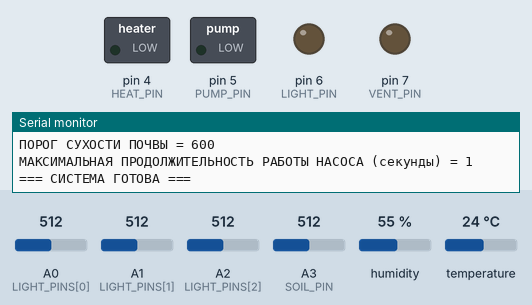
The sketch below on a simulated Arduino Uno, built with avr-gcc and run on an emulated ATmega328P. On the bench: switched loads named in the sketch (green lamp = pin HIGH), output pins drawn as LEDs (lit = HIGH), the last lines printed to the serial monitor. The inputs (shaded band) are chosen by the test bench; at power-on: humidity 55 %, A3 (SOIL_PIN) = 512, temperature 24 °C, A0 (LIGHT_PINS[0]) = 512, A1 (LIGHT_PINS[1]) = 512, A2 (LIGHT_PINS[2]) = 512.

Above: at 1.3 s.
1.4 s: humidity set to 74 %
6.6 s: humidity set to 77 %
At 8.9 s:
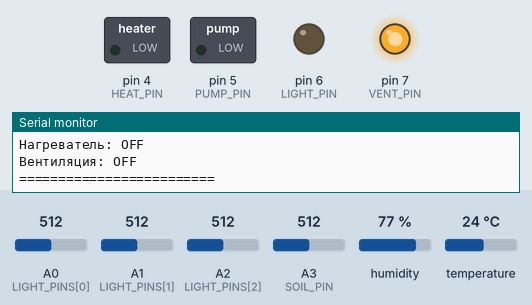
11.5 s: A3 (SOIL_PIN) set to 716
At 13.1 s:
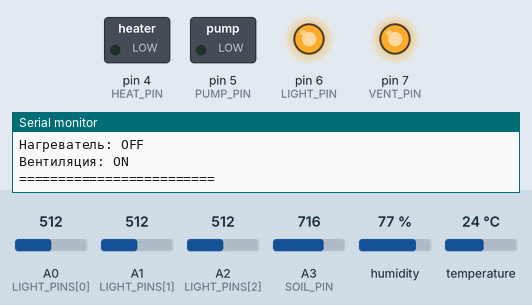
14.0 s: temperature set to 21 °C
20.1 s: temperature set to 18 °C
At 21.6 s:
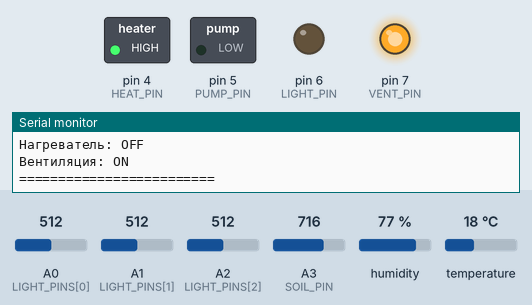
25.0 s: temperature set to 20 °C
31.1 s: temperature set to 23 °C
At 45.2 s:
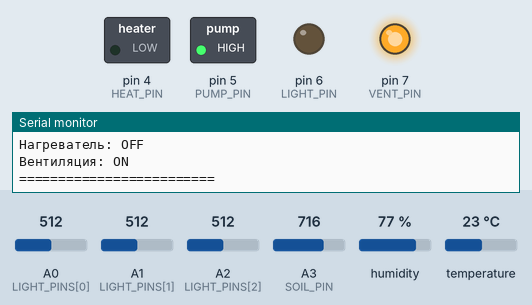
Timing chart, 0 to 68.5 s (numbered marks = the images above; inputs shaded):
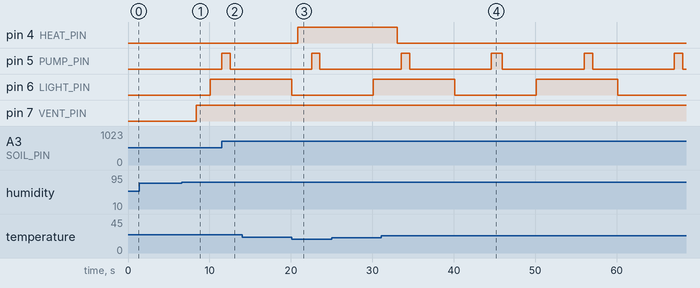

The sketch:

teplitsa.ino
```cpp
#include <DHT.h>


#define PUMP_PIN 5
#define LIGHT_PIN 6
#define HEAT_PIN 4
#define VENT_PIN 7

#define TEMP_AND_HUMID_PIN 12
#define DHT_TYPE DHT11
#define SOIL_PIN A3

const uint8_t LIGHT_PINS[] = { A0, A1, A2 };
const uint8_t LIGHT_COUNT = sizeof(LIGHT_PINS) / sizeof(LIGHT_PINS[0]);

const bool RELAY_ACTIVE_LOW = false;

const int LIGHT_ON_THRESHOLD  = 300;
const int LIGHT_OFF_THRESHOLD = 360;

const unsigned long LAMP_MIN_CHANGE_MS = 2000UL;

const float TEMP_ON_BELOW = 20.0;
const float TEMP_OFF_ABOVE = 22.0;

const int HUMIDITY_ON_ABOVE = 75;
const int HUMIDITY_OFF_BELOW = 60;

const int SOIL_DRY_THRESHOLD = 600;
const int SOIL_WET_THRESHOLD = 450;

const unsigned long PUMP_MAX_DURATION = 1000UL;
const unsigned long PUMP_MIN_INTERVAL = 10UL * 1000UL;

const unsigned long VENT_SCHEDULE_INTERVAL = 3600UL * 1000UL;
const unsigned long VENT_SCHEDULE_DURATION = 60UL * 1000UL;

const unsigned long DAY_DURATION_MS = 10UL * 1000UL;
const unsigned long NIGHT_DURATION_MS = 10UL * 1000UL;

const unsigned long SERIAL_INTERVAL = 5000UL;


DHT dht(TEMP_AND_HUMID_PIN, DHT_TYPE);


unsigned long now_ms = 0;
unsigned long last_serial_ms = 0;

unsigned long cycle_start_ms = 0;
bool isNight = false;

unsigned long last_vent_ms = 0;
bool vent_timer_active = false;
unsigned long vent_timer_start = 0;

bool pump_state = false;
unsigned long pump_start_ms = 0;
unsigned long pump_last_end_ms = 0;

float air_temp = NAN;
float air_hum = NAN;
int light_values[LIGHT_COUNT];
int soil_value = 0;

bool lamp_state = false;
unsigned long lamp_last_change_ms = 0;

void writeOutput(uint8_t pin, bool on) {
    if (RELAY_ACTIVE_LOW) {
        digitalWrite(pin, on ? LOW : HIGH);
    }
    else {
        digitalWrite(pin, on ? HIGH : LOW);
    }
}

void readSensors() {
  float h = dht.readHumidity();
  float t = dht.readTemperature();

  if (!isnan(h) && !isnan(t)) { air_hum = h; air_temp = t; }

  for (uint8_t i = 0; i < LIGHT_COUNT; ++i) light_values[i] = analogRead(LIGHT_PINS[i]);

  soil_value = analogRead(SOIL_PIN);
}


void updateDayNight() {
    unsigned long elapsed = now_ms - cycle_start_ms;
    if (elapsed < DAY_DURATION_MS) {
        isNight = false;
    }
    else if (elapsed < DAY_DURATION_MS + NIGHT_DURATION_MS) {
        isNight = true;
    }
    else {
        cycle_start_ms = now_ms;
        isNight = false;
    }
}

bool decideLampDesired(bool isNightLocal) {
  if (isNightLocal) {
    return true;
  }
  long sum = 0;
  for (uint8_t i = 0; i < LIGHT_COUNT; ++i) sum += light_values[i];
  int avg = LIGHT_COUNT ? (sum / LIGHT_COUNT) : 1023;

  if (lamp_state) {
    return !(avg > LIGHT_OFF_THRESHOLD);
  } else {
    return (avg < LIGHT_ON_THRESHOLD);
  }
}

bool decideHeaterOn() {
    if (isnan(air_temp)) return false;
    static bool last_state = false;
    if (air_temp < TEMP_ON_BELOW) last_state = true;
    else if (air_temp >= TEMP_OFF_ABOVE) last_state = false;
    return last_state;
}

bool decideVentOn(bool heater_on, bool pump_on_flag) {
    static bool last_state = false;
    if (!isnan(air_hum)) {
        if (air_hum > HUMIDITY_ON_ABOVE) last_state = true;
        else if (air_hum <= HUMIDITY_OFF_BELOW) last_state = false;
    }
    if (heater_on || pump_on_flag) last_state = true;
    if (vent_timer_active) {
        last_state = true;
    }
    return last_state;
}

void updateVentSchedule() {
    if (!vent_timer_active && (now_ms - last_vent_ms >= VENT_SCHEDULE_INTERVAL)) {
        vent_timer_active = true;
        vent_timer_start = now_ms;
        last_vent_ms = now_ms;
    }
    if (vent_timer_active && (now_ms - vent_timer_start >= VENT_SCHEDULE_DURATION)) {
        vent_timer_active = false;
    }
}

void updatePumpControl() {
    static bool soil_was_dry = false;
    if (soil_value > SOIL_DRY_THRESHOLD) soil_was_dry = true;
    else if (soil_value <= SOIL_WET_THRESHOLD) soil_was_dry = false;

    bool ready_for_new_watering = (now_ms - pump_last_end_ms >= PUMP_MIN_INTERVAL);
    if (!pump_state) {
        if (soil_was_dry && ready_for_new_watering) {
            pump_state = true;
            pump_start_ms = now_ms;
        }
    }
    else {
        if (now_ms - pump_start_ms >= PUMP_MAX_DURATION) {
            pump_state = false;
            pump_last_end_ms = now_ms;
        }
        if (!soil_was_dry) {
            pump_state = false;
            pump_last_end_ms = now_ms;
        }
    }
}

void applyOutputs(bool heater_on, bool vent_on_flag, bool pump_on_flag) {
  writeOutput(LIGHT_PIN, lamp_state);
  writeOutput(HEAT_PIN, heater_on);
  writeOutput(VENT_PIN, vent_on_flag);

  if (pump_on_flag && (now_ms - pump_start_ms >= PUMP_MAX_DURATION)) {
    pump_on_flag = false;
    pump_state = false;
    pump_last_end_ms = now_ms;
    Serial.println(F("PUMP: forced stop at applyOutputs"));
  }
  writeOutput(PUMP_PIN, pump_on_flag);
}

void serialLog(bool heater_on, bool vent_on_flag, bool pump_on_flag) {
  if (now_ms - last_serial_ms < SERIAL_INTERVAL) return;
  last_serial_ms = now_ms;

    Serial.println(F("=== СОСТОЯНИЕ ПАРНИКА ==="));
    Serial.print(F("Цикл: "));
    Serial.println(isNight ? F("НОЧЬ") : F("ДЕНЬ"));

    Serial.print(F("DHT: "));
    if (isnan(air_temp) || isnan(air_hum)) {
        Serial.println(F("READ_FAIL"));
    }
    else {
        Serial.print(air_temp, 1); Serial.print(F(" C, "));
        Serial.print(air_hum, 1); Serial.println(F(" %"));
    }

    long sum = 0;
  for (uint8_t i = 0; i < LIGHT_COUNT; ++i) { Serial.print(F("Light[")); Serial.print(i); Serial.print(F("]: ")); Serial.println(light_values[i]); sum += light_values[i]; }
  int avgLight = LIGHT_COUNT ? (sum / LIGHT_COUNT) : 0;
  Serial.print(F("Средняя освещенность: ")); Serial.println(avgLight);
  Serial.print(F("Лампа: ")); Serial.println(lamp_state ? F("ON") : F("OFF"));


    Serial.print(F("Почва: ")); Serial.println(soil_value);
    Serial.print(F("Насос: ")); Serial.println(pump_on_flag ? F("ON") : F("OFF"));

    if (pump_on_flag) Serial.print(F("Время работы насоса истекло (сек): ")), Serial.println((now_ms - pump_start_ms) / 1000);

    else Serial.print(F("Как давно насос не работает (сек): ")), Serial.println((now_ms - pump_last_end_ms) / 1000);

    Serial.print(F("Нагреватель: ")); Serial.println(heater_on ? F("ON") : F("OFF"));
    Serial.print(F("Вентиляция: ")); Serial.println(vent_on_flag ? F("ON") : F("OFF"));
    Serial.println(F("========================="));
}

void setup() {
    Serial.begin(9600);
    dht.begin();

    pinMode(PUMP_PIN, OUTPUT);
    pinMode(LIGHT_PIN, OUTPUT);
    pinMode(HEAT_PIN, OUTPUT);
    pinMode(VENT_PIN, OUTPUT);

    writeOutput(PUMP_PIN, false);
    writeOutput(LIGHT_PIN, false);
    writeOutput(HEAT_PIN, false);
    writeOutput(VENT_PIN, false);

    now_ms = millis();
    cycle_start_ms = now_ms;
    last_serial_ms = now_ms;
    last_vent_ms = now_ms;

    Serial.println(F("Система запущена. Конфигурация:"));
    Serial.print(F("ПОРОГ СУХОСТИ ПОЧВЫ = ")); Serial.println(SOIL_DRY_THRESHOLD);
    Serial.print(F("МАКСИМАЛЬНАЯ ПРОДОЛЖИТЕЛЬНОСТЬ РАБОТЫ НАСОСА (секунды) = ")); Serial.println(PUMP_MAX_DURATION / 1000);
    Serial.println(F("=== СИСТЕМА ГОТОВА ==="));
}

void loop() {
    now_ms = millis();

    updateDayNight();
    readSensors();
    updateVentSchedule();

  bool desiredLamp = decideLampDesired(isNight);
  if (desiredLamp != lamp_state) {
    if (now_ms - lamp_last_change_ms >= LAMP_MIN_CHANGE_MS) {
      lamp_state = desiredLamp;
      lamp_last_change_ms = now_ms;
      Serial.print(F("LAMP: state changed to ")); Serial.println(lamp_state ? F("ON") : F("OFF"));
    }
  }

  bool heater_on = decideHeaterOn();

  updatePumpControl();

  bool pump_on_flag = pump_state;
  bool vent_on_flag = decideVentOn(heater_on, pump_on_flag);

  applyOutputs(heater_on, vent_on_flag, pump_on_flag);
  serialLog(heater_on, vent_on_flag, pump_on_flag);

  delay(100);
}
```

Measured:
- the behaviour switches between 75 and 76 % on humidity (found by bisection; images 0 and 1)
- the behaviour switches between 20 and 19 °C on temperature (found by bisection; images 2 and 3)
- the behaviour switches between 21 and 22 °C on temperature (found by bisection; images 3 and 4)
- after the input at 6.6 s, pin 7 (VENT_PIN): LOW → HIGH after 1.8 s
- after the input at 11.5 s, pin 5 (PUMP_PIN): LOW → HIGH at once, → LOW 1.0 s later
- after the input at 20.1 s, pin 4 (HEAT_PIN): LOW → HIGH after 0.73 s
- after the input at 31.1 s, pin 4 (HEAT_PIN): HIGH → LOW after 2.0 s
